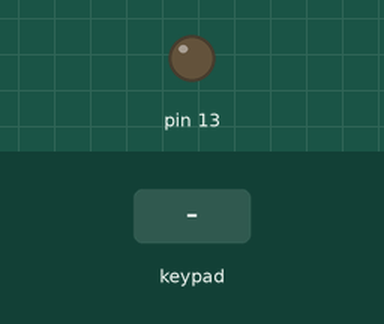
Simulated run of this sketch. Board: Arduino Uno, built with avr-gcc and run on an emulated ATmega328P. Shown: output pins drawn as LEDs (lit = HIGH). The test bench sets the inputs (shaded band). What the sketch prints to the serial monitor is not drawn.

Above: at 0.01 s.
At 1.6 s:
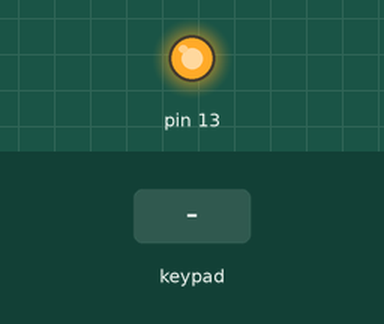
1.7 s: key 'U' pressed
3.4 s: key 'D' pressed
5.2 s: key 'L' pressed
Timing chart, 0 to 8.2 s (numbered marks = the images above; inputs shaded):
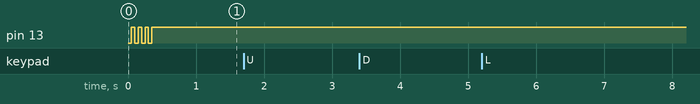

The sketch:

PS2_Control_v11.ino
```cpp
// This program compiles the Playstation controller button statuses into a 6 byte string.
// The first 2 bytes contain button status and the last 4 contain the thumbstick positions.
// by Adam Kemp, 2012 http://code.google.com/p/smduino/wiki/PlaystationControl
// Makes use of Bill Porter's awesome PS2 library http://www.billporter.info/2010/06/05/playstation-2-controller-arduino-library-v1-0/

#include <PS2X_lib.h>  //for v1.6

byte LY; //thumbstick value storage
byte LX;
byte RY;
byte RX;

byte frameStart = 255; //Identifier for the start of the serial frame

PS2X ps2x; // create PS2 Controller Class
unsigned long currentTime = 0;

void setup(){
 Serial.begin(57600);
  pinMode(13, OUTPUT);
  for (int i = 0; i < 4; i++) { //check status LED
    digitalWrite(13, LOW);
    delay(50);
    digitalWrite(13, HIGH);
    delay(50);
  }
  digitalWrite(13, HIGH);
  ps2x.config_gamepad(3,5,6,4, false, false);   //setup pins and settings:  GamePad(clock, command, attention, data, Pressures?, Rumble?) check for error
}

void loop(){
  byte buttons = 0;
  byte dPads = 0;
  ps2x.read_gamepad();
  bitWrite(buttons, 0, ps2x.Button(PSB_SELECT)); //byte 1, bit 0
  bitWrite(buttons, 1, ps2x.Button(PSB_START)); //byte , bit 1
  bitWrite(buttons, 2, ps2x.Button(PSB_L1)); //byte 1, bit 2
  bitWrite(buttons, 3, ps2x.Button(PSB_R1)); //byte 1, bit 3
  bitWrite(buttons, 4, ps2x.Button(PSB_L2)); //byte 1, bit 4
  bitWrite(buttons, 5, ps2x.Button(PSB_R2)); //byte 1, bit 5
  bitWrite(buttons, 6, ps2x.Button(PSB_L3)); //byte 1, bit 6
  bitWrite(buttons, 7, ps2x.Button(PSB_R3)); //byte 1, bit 7
  bitWrite(dPads, 0, ps2x.Button(PSB_PAD_UP)); //byte 2, bit 0
  bitWrite(dPads, 1, ps2x.Button(PSB_PAD_DOWN)); //byte 2, bit 1
  bitWrite(dPads, 2, ps2x.Button(PSB_PAD_LEFT)); //byte 2, bit 2
  bitWrite(dPads, 3, ps2x.Button(PSB_PAD_RIGHT)); //byte 2, bit 3
  bitWrite(dPads, 4, ps2x.Button(PSB_GREEN)); //byte 2, bit 4
  bitWrite(dPads, 5, ps2x.Button(PSB_BLUE)); //byte 2, bit 5
  bitWrite(dPads, 6, ps2x.Button(PSB_PINK)); //byte 2, bit 6
  bitWrite(dPads, 7, ps2x.Button(PSB_RED)); //byte 2, bit 7


  LY =(ps2x.Analog(PSS_LY)); //stores y thumbstick value
  LX = (ps2x.Analog(PSS_LX)); //stores left x thumbstick value
  RY = (ps2x.Analog(PSS_RY)); //stores right y thumbstick value
  RX = (ps2x.Analog(PSS_RX)); //stores right x thumbstick value

  LY = constrain(LY, 0, 254); //limit LY to a max of 254 so that 255 is reserved
  LX = constrain(LX, 0, 254);
  RY = constrain(RY, 0, 254);
  RX = constrain(RX, 0, 254);

  Serial.write(frameStart); //prints start of frame indentifier
  Serial.write(buttons); //prints byte 1
  Serial.write(dPads); //prints byte 2
  Serial.write(LY); //prints left y thumbstick value
  Serial.write(LX); //prints left x thumbstick value
  Serial.write(RY); //prints right y thumbstick value
  Serial.write(RX); //prints right x thumbstick value
  delay(50); //rinse, wash, repeat
}
```

Measured:
- after the input at 1.7 s, every drawn part: stays the same
- after the input at 3.4 s, every drawn part: stays the same
- after the input at 5.2 s, every drawn part: stays the same
